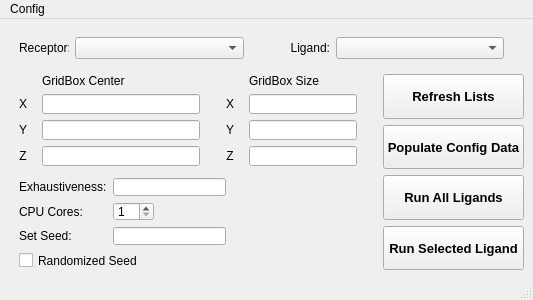
<?xml version="1.0" encoding="UTF-8"?>
<ui version="4.0">
 <class>MainWindow</class>
 <widget class="QMainWindow" name="MainWindow">
  <property name="geometry">
   <rect>
    <x>0</x>
    <y>0</y>
    <width>533</width>
    <height>300</height>
   </rect>
  </property>
  <property name="sizePolicy">
   <sizepolicy hsizetype="Minimum" vsizetype="Minimum">
    <horstretch>0</horstretch>
    <verstretch>0</verstretch>
   </sizepolicy>
  </property>
  <property name="minimumSize">
   <size>
    <width>533</width>
    <height>300</height>
   </size>
  </property>
  <property name="windowTitle">
   <string>VinaUI 2.0</string>
  </property>
  <widget class="QWidget" name="centralwidget">
   <layout class="QGridLayout" name="gridLayout">
    <item row="1" column="1" colspan="4">
     <layout class="QHBoxLayout" name="horizontalLayout">
      <property name="sizeConstraint">
       <enum>QLayout::SetMinimumSize</enum>
      </property>
      <item>
       <widget class="QLabel" name="receptor_list_label">
        <property name="maximumSize">
         <size>
          <width>50</width>
          <height>16777215</height>
         </size>
        </property>
        <property name="frameShadow">
         <enum>QFrame::Plain</enum>
        </property>
        <property name="text">
         <string>&lt;html&gt;&lt;head/&gt;&lt;body&gt;&lt;p align=&quot;justify&quot;&gt;Receptor:&lt;/p&gt;&lt;/body&gt;&lt;/html&gt;</string>
        </property>
        <property name="alignment">
         <set>Qt::AlignRight|Qt::AlignTrailing|Qt::AlignVCenter</set>
        </property>
       </widget>
      </item>
      <item>
       <widget class="QComboBox" name="receptor_comboBox"/>
      </item>
      <item>
       <widget class="QLabel" name="ligand_list_label">
        <property name="sizePolicy">
         <sizepolicy hsizetype="Minimum" vsizetype="Minimum">
          <horstretch>0</horstretch>
          <verstretch>0</verstretch>
         </sizepolicy>
        </property>
        <property name="minimumSize">
         <size>
          <width>80</width>
          <height>0</height>
         </size>
        </property>
        <property name="maximumSize">
         <size>
          <width>80</width>
          <height>16777215</height>
         </size>
        </property>
        <property name="text">
         <string>Ligand:</string>
        </property>
        <property name="textFormat">
         <enum>Qt::AutoText</enum>
        </property>
        <property name="scaledContents">
         <bool>true</bool>
        </property>
        <property name="alignment">
         <set>Qt::AlignRight|Qt::AlignTrailing|Qt::AlignVCenter</set>
        </property>
        <property name="margin">
         <number>0</number>
        </property>
        <property name="indent">
         <number>-1</number>
        </property>
       </widget>
      </item>
      <item>
       <widget class="QComboBox" name="ligand_comboBox">
        <property name="sizePolicy">
         <sizepolicy hsizetype="Preferred" vsizetype="Fixed">
          <horstretch>0</horstretch>
          <verstretch>0</verstretch>
         </sizepolicy>
        </property>
       </widget>
      </item>
      <item>
       <spacer name="verticalSpacer">
        <property name="orientation">
         <enum>Qt::Vertical</enum>
        </property>
        <property name="sizeType">
         <enum>QSizePolicy::Minimum</enum>
        </property>
        <property name="sizeHint" stdset="0">
         <size>
          <width>20</width>
          <height>40</height>
         </size>
        </property>
       </spacer>
      </item>
     </layout>
    </item>
    <item row="2" column="4" rowspan="3">
     <layout class="QVBoxLayout" name="verticalLayout">
      <property name="spacing">
       <number>6</number>
      </property>
      <property name="sizeConstraint">
       <enum>QLayout::SetMaximumSize</enum>
      </property>
      <item>
       <spacer name="horizontalSpacer_2">
        <property name="orientation">
         <enum>Qt::Horizontal</enum>
        </property>
        <property name="sizeType">
         <enum>QSizePolicy::MinimumExpanding</enum>
        </property>
        <property name="sizeHint" stdset="0">
         <size>
          <width>120</width>
          <height>0</height>
         </size>
        </property>
       </spacer>
      </item>
      <item>
       <widget class="QPushButton" name="refresh_list_pushbutton">
        <property name="sizePolicy">
         <sizepolicy hsizetype="Preferred" vsizetype="Preferred">
          <horstretch>0</horstretch>
          <verstretch>0</verstretch>
         </sizepolicy>
        </property>
        <property name="font">
         <font>
          <pointsize>10</pointsize>
          <weight>75</weight>
          <italic>false</italic>
          <bold>true</bold>
         </font>
        </property>
        <property name="toolTip">
         <string>Updates both receptor and ligand lists within current directory.</string>
        </property>
        <property name="toolTipDuration">
         <number>-1</number>
        </property>
        <property name="layoutDirection">
         <enum>Qt::LeftToRight</enum>
        </property>
        <property name="text">
         <string>Refresh Lists</string>
        </property>
       </widget>
      </item>
      <item>
       <widget class="QPushButton" name="populate_config_pushbutton">
        <property name="sizePolicy">
         <sizepolicy hsizetype="Minimum" vsizetype="Minimum">
          <horstretch>0</horstretch>
          <verstretch>0</verstretch>
         </sizepolicy>
        </property>
        <property name="font">
         <font>
          <pointsize>10</pointsize>
          <weight>75</weight>
          <bold>true</bold>
         </font>
        </property>
        <property name="toolTip">
         <string>Populates fields with previous configuration data.</string>
        </property>
        <property name="text">
         <string>Populate Config Data</string>
        </property>
       </widget>
      </item>
      <item>
       <widget class="QPushButton" name="run_all_ligands_pushbutton">
        <property name="sizePolicy">
         <sizepolicy hsizetype="Minimum" vsizetype="Minimum">
          <horstretch>0</horstretch>
          <verstretch>0</verstretch>
         </sizepolicy>
        </property>
        <property name="font">
         <font>
          <pointsize>10</pointsize>
          <weight>75</weight>
          <bold>true</bold>
         </font>
        </property>
        <property name="toolTip">
         <string>Runs all ligands with the entered configuration data.</string>
        </property>
        <property name="text">
         <string>Run All Ligands</string>
        </property>
       </widget>
      </item>
      <item>
       <widget class="QPushButton" name="run_selected_ligand_pushbutton">
        <property name="sizePolicy">
         <sizepolicy hsizetype="Minimum" vsizetype="Minimum">
          <horstretch>0</horstretch>
          <verstretch>0</verstretch>
         </sizepolicy>
        </property>
        <property name="font">
         <font>
          <pointsize>10</pointsize>
          <weight>75</weight>
          <bold>true</bold>
         </font>
        </property>
        <property name="toolTip">
         <string>Runs ligand currently selected in list above.</string>
        </property>
        <property name="text">
         <string>Run Selected Ligand</string>
        </property>
       </widget>
      </item>
     </layout>
    </item>
    <item row="0" column="1">
     <spacer name="verticalSpacer_2">
      <property name="orientation">
       <enum>Qt::Vertical</enum>
      </property>
      <property name="sizeType">
       <enum>QSizePolicy::Maximum</enum>
      </property>
      <property name="sizeHint" stdset="0">
       <size>
        <width>20</width>
        <height>40</height>
       </size>
      </property>
     </spacer>
    </item>
    <item row="4" column="3">
     <spacer name="horizontalSpacer">
      <property name="orientation">
       <enum>Qt::Horizontal</enum>
      </property>
      <property name="sizeType">
       <enum>QSizePolicy::MinimumExpanding</enum>
      </property>
      <property name="sizeHint" stdset="0">
       <size>
        <width>20</width>
        <height>20</height>
       </size>
      </property>
     </spacer>
    </item>
    <item row="5" column="1">
     <spacer name="verticalSpacer_3">
      <property name="orientation">
       <enum>Qt::Vertical</enum>
      </property>
      <property name="sizeHint" stdset="0">
       <size>
        <width>20</width>
        <height>40</height>
       </size>
      </property>
     </spacer>
    </item>
    <item row="2" column="1">
     <layout class="QFormLayout" name="formLayout">
      <property name="horizontalSpacing">
       <number>15</number>
      </property>
      <property name="leftMargin">
       <number>0</number>
      </property>
      <property name="rightMargin">
       <number>20</number>
      </property>
      <item row="0" column="1">
       <widget class="QLabel" name="label_2">
        <property name="font">
         <font>
          <underline>false</underline>
          <kerning>true</kerning>
         </font>
        </property>
        <property name="text">
         <string>GridBox Center</string>
        </property>
        <property name="alignment">
         <set>Qt::AlignLeading|Qt::AlignLeft|Qt::AlignVCenter</set>
        </property>
       </widget>
      </item>
      <item row="1" column="0">
       <widget class="QLabel" name="center_x_label">
        <property name="text">
         <string>X</string>
        </property>
        <property name="alignment">
         <set>Qt::AlignCenter</set>
        </property>
       </widget>
      </item>
      <item row="1" column="1">
       <widget class="QLineEdit" name="center_x_lineedit">
        <property name="clearButtonEnabled">
         <bool>false</bool>
        </property>
       </widget>
      </item>
      <item row="2" column="0">
       <widget class="QLabel" name="center_x_label_2">
        <property name="text">
         <string>Y</string>
        </property>
        <property name="alignment">
         <set>Qt::AlignCenter</set>
        </property>
       </widget>
      </item>
      <item row="2" column="1">
       <widget class="QLineEdit" name="center_y_lineedit"/>
      </item>
      <item row="3" column="0">
       <widget class="QLabel" name="center_x_label_3">
        <property name="text">
         <string>Z</string>
        </property>
        <property name="alignment">
         <set>Qt::AlignCenter</set>
        </property>
       </widget>
      </item>
      <item row="3" column="1">
       <widget class="QLineEdit" name="center_z_lineedit"/>
      </item>
     </layout>
    </item>
    <item row="3" column="1">
     <spacer name="verticalSpacer_4">
      <property name="orientation">
       <enum>Qt::Vertical</enum>
      </property>
      <property name="sizeType">
       <enum>QSizePolicy::Maximum</enum>
      </property>
      <property name="sizeHint" stdset="0">
       <size>
        <width>20</width>
        <height>10</height>
       </size>
      </property>
     </spacer>
    </item>
    <item row="4" column="1" colspan="2">
     <layout class="QFormLayout" name="formLayout_3">
      <property name="sizeConstraint">
       <enum>QLayout::SetNoConstraint</enum>
      </property>
      <property name="fieldGrowthPolicy">
       <enum>QFormLayout::ExpandingFieldsGrow</enum>
      </property>
      <property name="rowWrapPolicy">
       <enum>QFormLayout::WrapLongRows</enum>
      </property>
      <property name="horizontalSpacing">
       <number>6</number>
      </property>
      <property name="leftMargin">
       <number>0</number>
      </property>
      <property name="rightMargin">
       <number>0</number>
      </property>
      <item row="0" column="1">
       <widget class="QLineEdit" name="exhaustiveness_lineedit"/>
      </item>
      <item row="1" column="0">
       <widget class="QLabel" name="cpu_label">
        <property name="text">
         <string>CPU Cores:</string>
        </property>
       </widget>
      </item>
      <item row="1" column="1">
       <widget class="QSpinBox" name="cpu_spinbox">
        <property name="toolTip">
         <string>More CPU threads equals faster runs, but with less multitasking capabilities</string>
        </property>
        <property name="minimum">
         <number>1</number>
        </property>
        <property name="maximum">
         <number>20</number>
        </property>
       </widget>
      </item>
      <item row="2" column="0">
       <widget class="QLabel" name="seed_label">
        <property name="text">
         <string>Set Seed:</string>
        </property>
       </widget>
      </item>
      <item row="2" column="1">
       <widget class="QLineEdit" name="seed_lineedit">
        <property name="toolTip">
         <string>If randomize is left unchecked, place a seed(integer) to be used to run one/all ligand(s) with the same seed.</string>
        </property>
       </widget>
      </item>
      <item row="0" column="0">
       <widget class="QLabel" name="exhaustiveness_label">
        <property name="text">
         <string>Exhaustiveness:</string>
        </property>
       </widget>
      </item>
      <item row="3" column="1">
       <widget class="QCheckBox" name="random_seed_checkbox">
        <property name="sizePolicy">
         <sizepolicy hsizetype="Minimum" vsizetype="Fixed">
          <horstretch>0</horstretch>
          <verstretch>0</verstretch>
         </sizepolicy>
        </property>
        <property name="minimumSize">
         <size>
          <width>0</width>
          <height>0</height>
         </size>
        </property>
        <property name="baseSize">
         <size>
          <width>0</width>
          <height>0</height>
         </size>
        </property>
        <property name="toolTip">
         <string>Randomizes the seed for each ligand docking.</string>
        </property>
        <property name="text">
         <string>Randomized Seed</string>
        </property>
       </widget>
      </item>
     </layout>
    </item>
    <item row="2" column="2" colspan="2">
     <layout class="QFormLayout" name="formLayout_2">
      <property name="sizeConstraint">
       <enum>QLayout::SetMinimumSize</enum>
      </property>
      <property name="labelAlignment">
       <set>Qt::AlignLeading|Qt::AlignLeft|Qt::AlignVCenter</set>
      </property>
      <property name="horizontalSpacing">
       <number>15</number>
      </property>
      <property name="leftMargin">
       <number>0</number>
      </property>
      <property name="rightMargin">
       <number>20</number>
      </property>
      <item row="1" column="0">
       <widget class="QLabel" name="size_x_label">
        <property name="text">
         <string>X</string>
        </property>
        <property name="alignment">
         <set>Qt::AlignCenter</set>
        </property>
       </widget>
      </item>
      <item row="1" column="1">
       <widget class="QLineEdit" name="size_x_lineedit">
        <property name="sizePolicy">
         <sizepolicy hsizetype="Minimum" vsizetype="Fixed">
          <horstretch>0</horstretch>
          <verstretch>0</verstretch>
         </sizepolicy>
        </property>
       </widget>
      </item>
      <item row="2" column="0">
       <widget class="QLabel" name="size_y_label">
        <property name="text">
         <string>Y</string>
        </property>
        <property name="alignment">
         <set>Qt::AlignCenter</set>
        </property>
       </widget>
      </item>
      <item row="2" column="1">
       <widget class="QLineEdit" name="size_y_lineedit"/>
      </item>
      <item row="3" column="0">
       <widget class="QLabel" name="size_z_label">
        <property name="text">
         <string>Z</string>
        </property>
        <property name="alignment">
         <set>Qt::AlignCenter</set>
        </property>
       </widget>
      </item>
      <item row="3" column="1">
       <widget class="QLineEdit" name="size_z_lineedit"/>
      </item>
      <item row="0" column="1">
       <widget class="QLabel" name="label">
        <property name="sizePolicy">
         <sizepolicy hsizetype="Minimum" vsizetype="Minimum">
          <horstretch>0</horstretch>
          <verstretch>0</verstretch>
         </sizepolicy>
        </property>
        <property name="frameShape">
         <enum>QFrame::NoFrame</enum>
        </property>
        <property name="frameShadow">
         <enum>QFrame::Raised</enum>
        </property>
        <property name="text">
         <string>GridBox Size</string>
        </property>
        <property name="scaledContents">
         <bool>true</bool>
        </property>
        <property name="alignment">
         <set>Qt::AlignLeading|Qt::AlignLeft|Qt::AlignVCenter</set>
        </property>
        <property name="wordWrap">
         <bool>false</bool>
        </property>
       </widget>
      </item>
     </layout>
    </item>
    <item row="2" column="0">
     <spacer name="horizontalSpacer_3">
      <property name="orientation">
       <enum>Qt::Horizontal</enum>
      </property>
      <property name="sizeType">
       <enum>QSizePolicy::Fixed</enum>
      </property>
      <property name="sizeHint" stdset="0">
       <size>
        <width>10</width>
        <height>20</height>
       </size>
      </property>
     </spacer>
    </item>
   </layout>
  </widget>
  <widget class="QMenuBar" name="menubar">
   <property name="geometry">
    <rect>
     <x>0</x>
     <y>0</y>
     <width>533</width>
     <height>21</height>
    </rect>
   </property>
   <widget class="QMenu" name="menuConfig">
    <property name="title">
     <string>Config</string>
    </property>
    <addaction name="reconfigure_paths_action"/>
    <addaction name="separator"/>
    <addaction name="sort_existing_action"/>
   </widget>
   <addaction name="menuConfig"/>
  </widget>
  <widget class="QStatusBar" name="statusbar"/>
  <action name="actionChange_Vina_Path">
   <property name="text">
    <string>Change Vina Path</string>
   </property>
  </action>
  <action name="actionData_Directory">
   <property name="text">
    <string>Data Path</string>
   </property>
  </action>
  <action name="actionVina_Path">
   <property name="text">
    <string>Vina Path</string>
   </property>
  </action>
  <action name="reconfigure_paths_action">
   <property name="text">
    <string>Reconfigure Paths</string>
   </property>
  </action>
  <action name="sort_existing_action">
   <property name="text">
    <string>Sort Existing Log Directory</string>
   </property>
  </action>
 </widget>
 <resources/>
 <connections/>
</ui>
